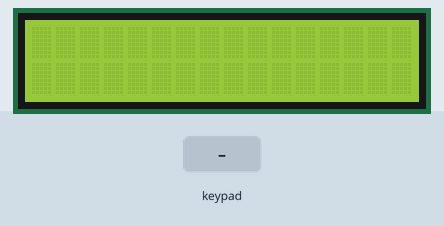
A sketch run on a simulated Arduino Uno, built with avr-gcc and run on an emulated ATmega328P. Shown: 16×2 character LCD. The inputs (shaded band) are chosen by the test bench.

Above: at 1.2 s.
1.3 s: keypad keys 1 3 1 0 9 8 # pressed 0.4 s apart
At 4.5 s:
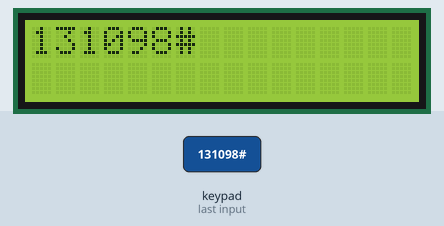
5.6 s: key 'A' pressed
At 6.0 s:
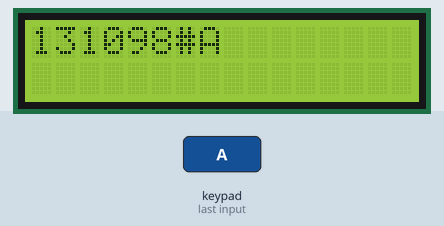
7.1 s: key 'B' pressed
At 8.3 s:
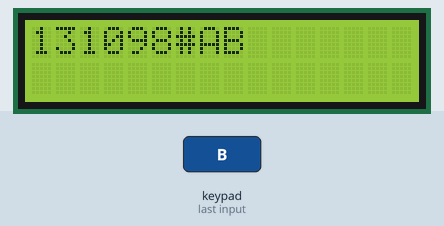
8.6 s: keypad keys 1 3 1 0 9 8 A pressed 0.4 s apart
At 12.4 s:
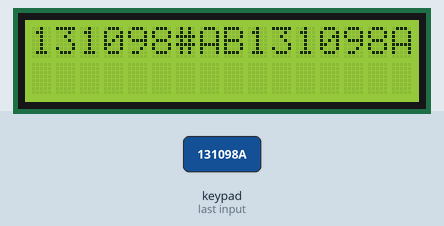
12.9 s: key '*' pressed
At 14.0 s:
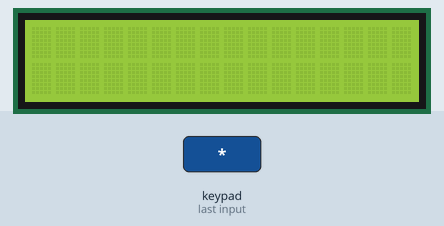
14.4 s: keypad keys 1 3 1 0 9 8 D pressed 0.4 s apart
At 18.0 s:
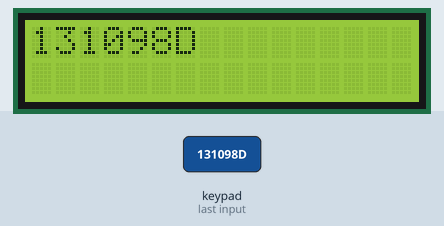
Timing chart, 0 to 19.5 s (numbered marks = the images above; inputs shaded):
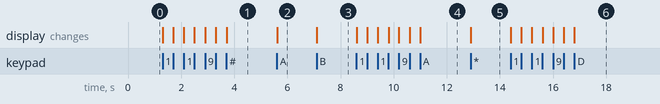

The sketch:

Ejemplo_LCDandKeypad_v1.ino
```cpp
#include <LiquidCrystal.h> // uso libreria de LCD
#include <Keypad.h> // uso libreria de Keypad

const byte rows = 4; //4 filas
const byte cols = 4; //4 columnas
char keys[rows][cols] = {
  {'1','2','3','A'},
  {'4','5','6','B'},
  {'7','8','9','C'},
  {'*','0','#','D'}
}; // cargo la matriz con la config del keypad

byte rowPins[rows] = {13, 10, 9, 8}; //primeros 4 pines del keypad son las filas
byte colPins[cols] = {7, 6, 1, 0}; //ultimos 4 pines del keypad son las columnas

Keypad MyKeypad = Keypad( makeKeymap(keys), rowPins, colPins, rows, cols ); //instancio el Keypad con la configuracion de arriba indicada

LiquidCrystal lcd(12, 11, 5, 4, 3, 2); //incializo el display con los pines 12 11 5 4 3 2

void setup() {

  lcd.begin(16, 2); //configuro el display con 16 columnas y 2 lineas
  lcd.setCursor(0, 0); //seteo el cursor en linea 0 columna 0
}

void loop() {
  char keypressed = MyKeypad.getKey(); // Uso funcion getkey y guardo en variable keypressed
  if (keypressed != NO_KEY) // Si se apreta una tecla entra en el IF
  {
    if (keypressed == '*') // Si la tecla apretada es el asterisco entonces entra en el Sub IF
    {
        lcd.clear();  //borro pantalla
        lcd.setCursor(0, 0); // situo el curso en 0 0 otra vez
    }
    else
    {
      lcd.print(keypressed);  //mando la tecla que se apreto al display
    }
  }
}
```

Measured:
- after the input at 1.3 s, the display: first changes at once (image 1 shows a later state)
- after the input at 5.6 s, the display: changes at once (image 2)
- after the input at 7.1 s, the display: changes at once (image 3)
- after the input at 8.6 s, the display: first changes at once (image 4 shows a later state)
- after the input at 12.9 s, the display: changes at once (image 5)
- after the input at 14.4 s, the display: first changes at once (image 6 shows a later state)
